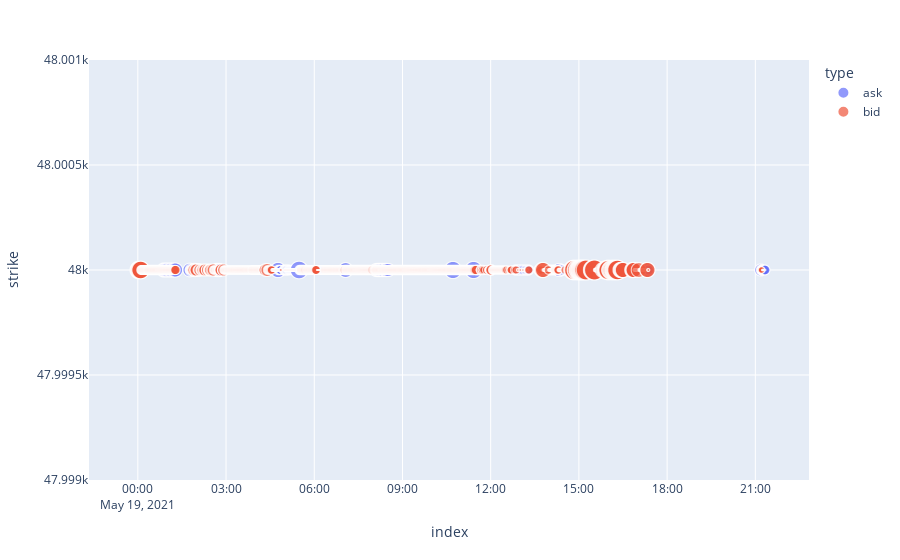

Notebook source saved alongside this figure:
### Code cell
from plotly.subplots import make_subplots
subfig = make_subplots(specs=[[{"secondary_y": True}]])
fig = px.scatter(df2plot_new, x="index", y="strike", size="amount",  hover_name="price", color="type")

fig.show()

### Figure 1 — Plotly figure (JSON) as saved in the notebook; plotly's stock layout.template omitted (floating-point values rounded to 4 significant figures; data arrays with more than 128 entries replaced by an {"elided": "..."} marker saying what was removed)
{"data": [{"hovertemplate": "<b>%{hovertext}</b><br><br>type=ask<br>index=%{x}<br>strike=%{y}<br>amount=%{marker.size}<extra></extra>", "hovertext": {"elided": "932 float values"}, "legendgroup": "ask", "marker": {"color": "#636efa", "size": {"elided": "932 float values"}, "sizemode": "area", "sizeref": 0.1313, "symbol": "circle"}, "mode": "markers", "name": "ask", "showlegend": true, "type": "scattergl", "x": {"elided": "932 str values"}, "xaxis": "x", "y": {"elided": "932 int values"}, "yaxis": "y"}, {"hovertemplate": "<b>%{hovertext}</b><br><br>type=bid<br>index=%{x}<br>strike=%{y}<br>amount=%{marker.size}<extra></extra>", "hovertext": {"elided": "932 float values"}, "legendgroup": "bid", "marker": {"color": "#EF553B", "size": {"elided": "932 float values"}, "sizemode": "area", "sizeref": 0.1313, "symbol": "circle"}, "mode": "markers", "name": "bid", "showlegend": true, "type": "scattergl", "x": {"elided": "932 str values"}, "xaxis": "x", "y": {"elided": "932 int values"}, "yaxis": "y"}], "layout": {"autosize": true, "legend": {"itemsizing": "constant", "title": {"text": "type"}, "tracegroupgap": 0}, "margin": {"t": 60}, "xaxis": {"anchor": "y", "autorange": true, "domain": [0, 1], "range": ["2021-05-18 22:31:39.8105", "2021-05-19 22:42:41.4264"], "title": {"text": "index"}, "type": "date"}, "yaxis": {"anchor": "x", "autorange": true, "domain": [0, 1], "range": [47999, 48001], "title": {"text": "strike"}, "type": "linear"}}}
